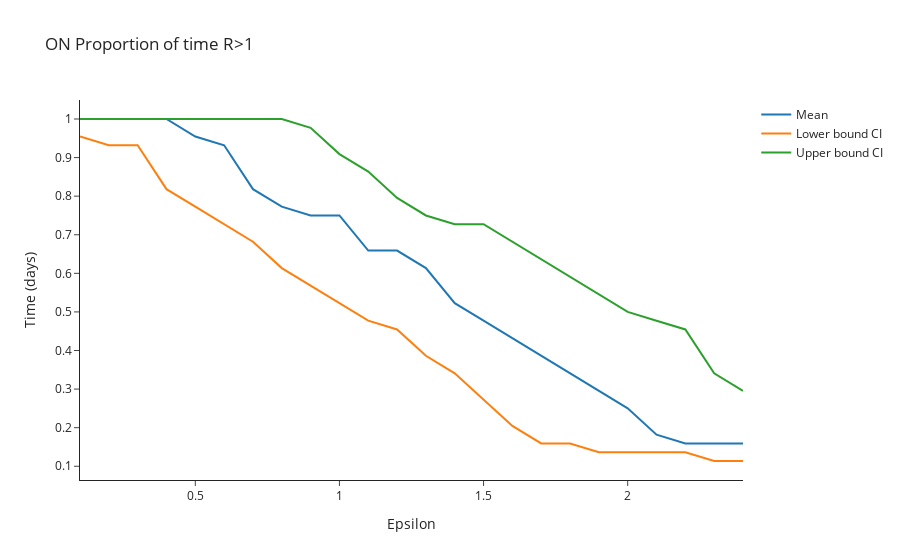

Notebook code for this chart:
### Code cell
# Plot proportion of time R_t > 1 
fig = go.Figure()

# Plot of incidences
fig.add_trace(
    go.Scatter(
        x=large_epsilon_range,
        y=proportion_time_r_more_than_1,
        mode='lines',
        name='Mean'
    )
)

fig.add_trace(
    go.Scatter(
        x=large_epsilon_range,
        y=proportion_time_r_more_than_1_LowerCI,
        mode='lines',
        name='Lower bound CI'
    )
)

fig.add_trace(
    go.Scatter(
        x=large_epsilon_range,
        y=proportion_time_r_more_than_1_UpperCI,
        mode='lines',
        name='Upper bound CI'
    )
)

# Add axis labels
fig.update_layout(
    title='ON Proportion of time R>1',
    template='simple_white',
    xaxis_title='Epsilon',
    yaxis_title='Time (days)'
)


#fig.write_image('ON-Proportion-time-R_more_than_1.pdf')
fig.show()

### Figure 1 — Plotly figure (JSON) as saved in the notebook; plotly's stock layout.template omitted (floating-point values rounded to 4 significant figures)
{"data": [{"mode": "lines", "name": "Mean", "type": "scatter", "x": [0.1, 0.2, 0.3, 0.4, 0.5, 0.6, 0.7, 0.8, 0.9, 1, 1.1, 1.2, 1.3, 1.4, 1.5, 1.6, 1.7, 1.8, 1.9, 2, 2.1, 2.2, 2.3, 2.4], "y": [1, 1, 1, 1, 0.9545, 0.9318, 0.8182, 0.7727, 0.75, 0.75, 0.6591, 0.6591, 0.6136, 0.5227, 0.4773, 0.4318, 0.3864, 0.3409, 0.2955, 0.25, 0.1818, 0.1591, 0.1591, 0.1591]}, {"mode": "lines", "name": "Lower bound CI", "type": "scatter", "x": [0.1, 0.2, 0.3, 0.4, 0.5, 0.6, 0.7, 0.8, 0.9, 1, 1.1, 1.2, 1.3, 1.4, 1.5, 1.6, 1.7, 1.8, 1.9, 2, 2.1, 2.2, 2.3, 2.4], "y": [0.9545, 0.9318, 0.9318, 0.8182, 0.7727, 0.7273, 0.6818, 0.6136, 0.5682, 0.5227, 0.4773, 0.4545, 0.3864, 0.3409, 0.2727, 0.2045, 0.1591, 0.1591, 0.1364, 0.1364, 0.1364, 0.1364, 0.1136, 0.1136]}, {"mode": "lines", "name": "Upper bound CI", "type": "scatter", "x": [0.1, 0.2, 0.3, 0.4, 0.5, 0.6, 0.7, 0.8, 0.9, 1, 1.1, 1.2, 1.3, 1.4, 1.5, 1.6, 1.7, 1.8, 1.9, 2, 2.1, 2.2, 2.3, 2.4], "y": [1, 1, 1, 1, 1, 1, 1, 1, 0.9773, 0.9091, 0.8636, 0.7955, 0.75, 0.7273, 0.7273, 0.6818, 0.6364, 0.5909, 0.5455, 0.5, 0.4773, 0.4545, 0.3409, 0.2955]}], "layout": {"title": {"text": "ON Proportion of time R>1"}, "xaxis": {"title": {"text": "Epsilon"}}, "yaxis": {"title": {"text": "Time (days)"}}}}
